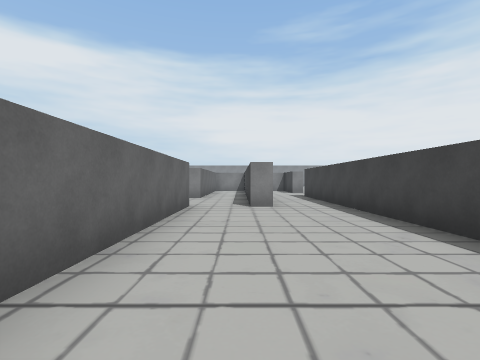
View 1 (above)

17 first-person views from a walk through a scene from a Unity 3-D project. The camera is 1.2 m above the floor, looks level and sees 85° across. The floor is counted in squares, 2 m on a side. Each view is taken from the middle of a square. On the plan, view 1 faces up. The plan holds only what a view shows up to about 9 squares ahead; the rest is blank.

View 2
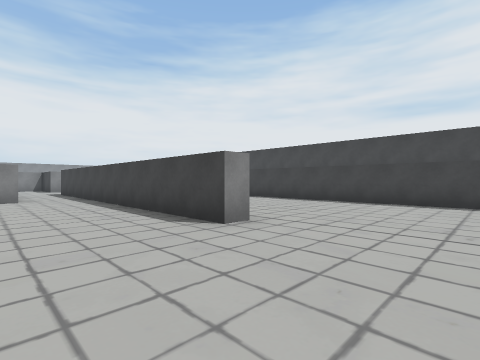

View 3
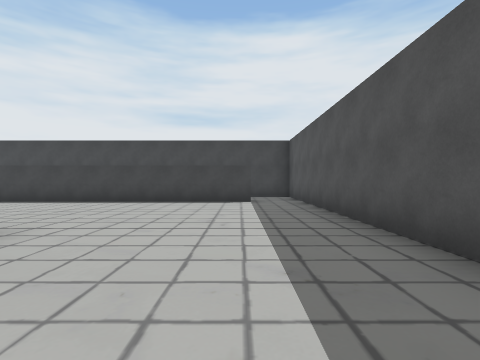

View 4
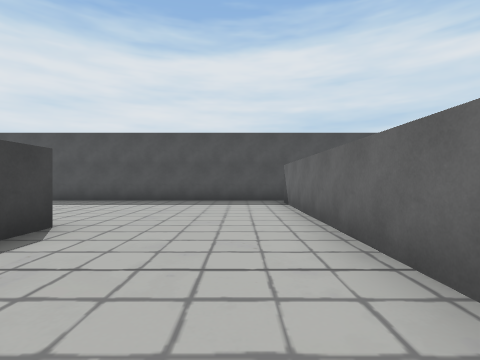

View 5
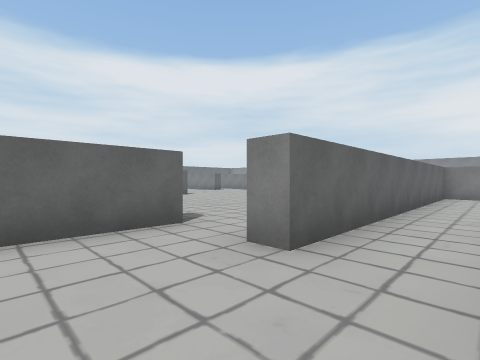

View 6
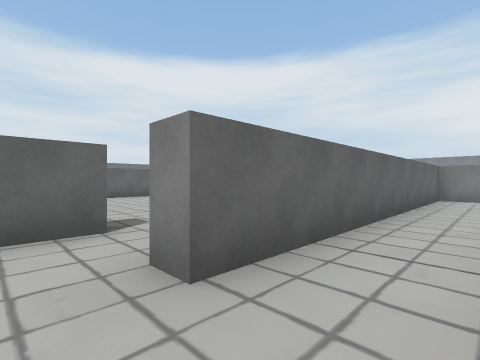

View 7
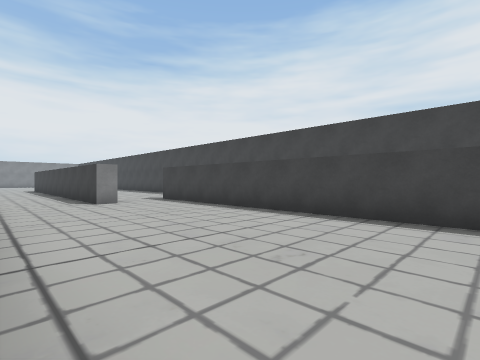

View 8
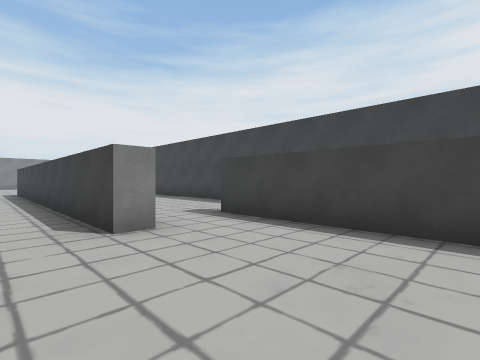

View 9
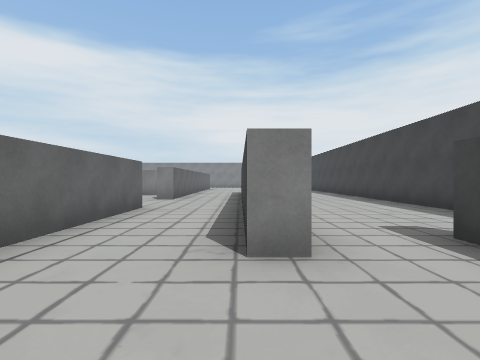

View 10
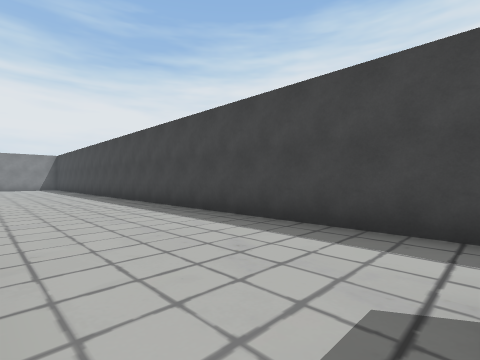

View 11
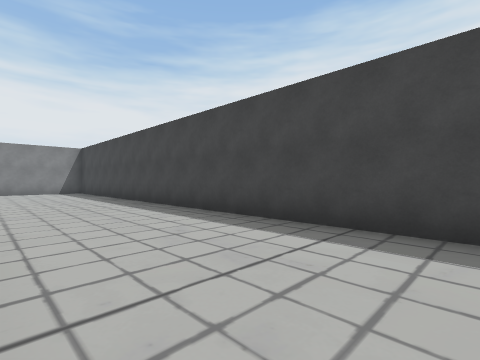

View 12
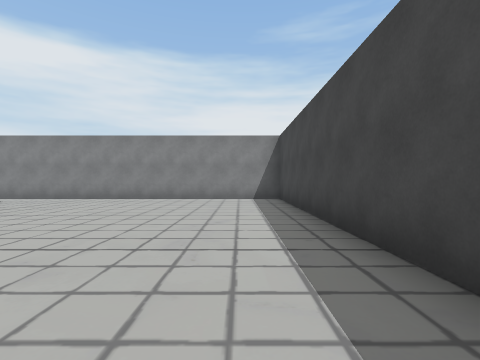

View 13
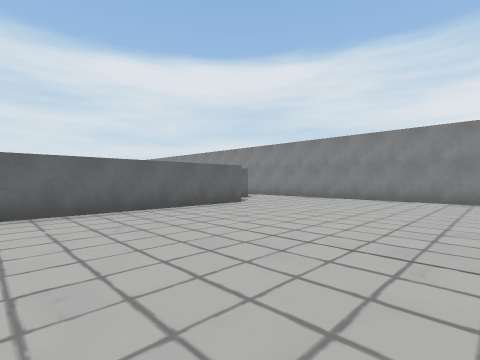

View 14
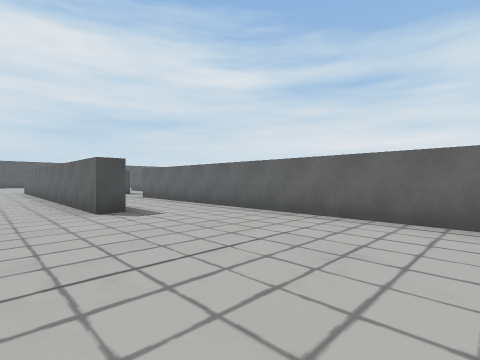

View 15
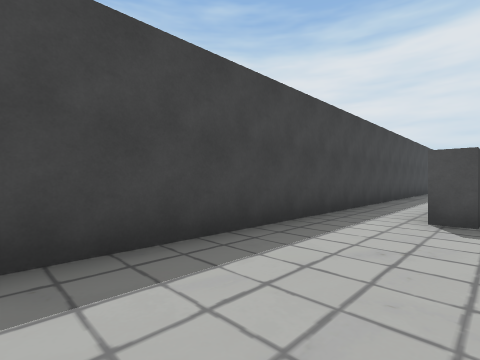

View 16
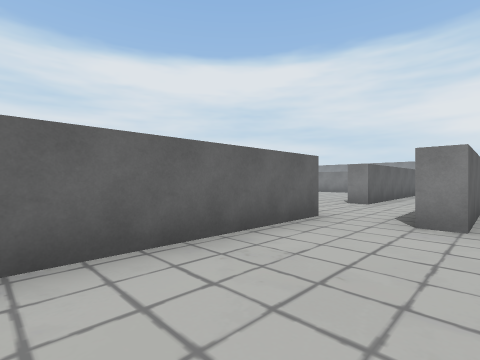

View 17
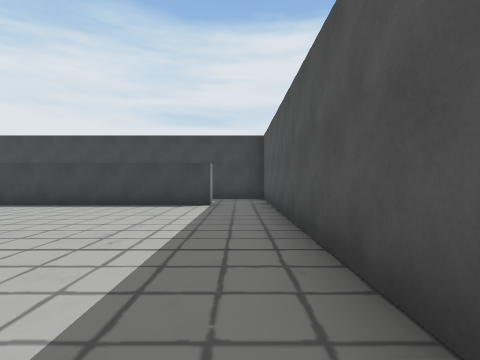

### Floor plan
Ten units are one square. View 1 is at (0, 0); x grows to the right and y downward. Boxes are objects, and circles mark ways between rooms. Rooms are numbered by the first view taken in them; rooms with no view inside come last. Other rooms are left out.
<svg viewBox="-19 -258 117 311">
<path fill="none" stroke="#000" d="M30 3 24 3 24 -90M-12 -61 -12 40M56 -60 51 -60 51 -125M29 -98 29 -63M72 34 72 -67M-14 48 66 48M29 -121 24 -121M16 -143 7 -143 7 -59 2 -59M51 -125 51 -145M50 -160 55 -160 55 -98M72 -67 78 -67M29 -221 29 -121M93 -5 93 -253 14 -253M66 48 93 48 93 31"/>
<circle cx="40" cy="-130" r="3" fill="#2a7"/>
<circle cx="60" cy="-70" r="3" fill="#2a7"/>
<circle cx="70" cy="40" r="3" fill="#2a7"/>
<text x="20" y="-30">1</text>
<text x="70" y="-140">2</text>
</svg>
Room 1 opens to room 2.

Where each view was taken, in squares from view 1:
view 1: 0 up, 0 right, facing up
view 2: 3 down, 0 right, facing up-right
view 3: 3 down, 0 right, facing right
view 4: 3 up, 0 right, facing down
view 5: 4 up, 2 right, facing up-left
view 6: 5 up, 2 right, facing up-left
view 7: 1 down, 3 right, facing up-right
view 8: 3 up, 4 right, facing up-right
view 9: 4 up, 5 right, facing up
view 10: 7 up, 6 right, facing up-right
view 11: 12 up, 6 right, facing up-right
view 12: 17 up, 8 right, facing up
view 13: 17 up, 8 right, facing up-left
view 14: 21 up, 7 right, facing down-left
view 15: 11 up, 7 right, facing down-right
view 16: 2 up, 1 right, facing up-left
view 17: 4 down, 1 right, facing right
